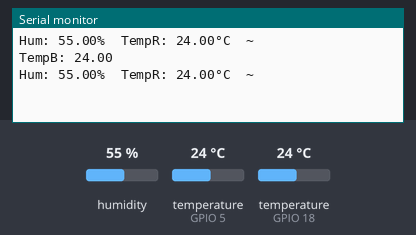
Recording of a sketch running on a simulated ESP32. Shown: the last lines printed to the serial monitor. The inputs (shaded band) are chosen by the test bench; at power-on: humidity 55 %, temperature (sensors on GPIO 5, GPIO 18) 24 °C. WiFi joins after 1.5 s; servers stay silent unless stated.

Above: at 3.0 s.
3.1 s: humidity set to 22 %
At 4.5 s:
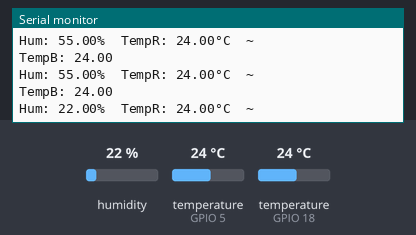
4.6 s: temperature (sensor on GPIO 5) set to 12 °C
At 5.5 s:
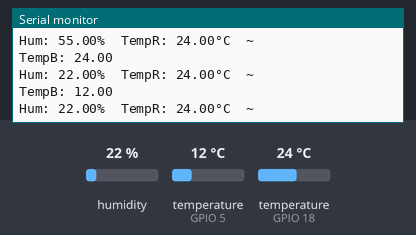
6.1 s: temperature (sensor on GPIO 18) set to 12 °C
At 7.0 s:
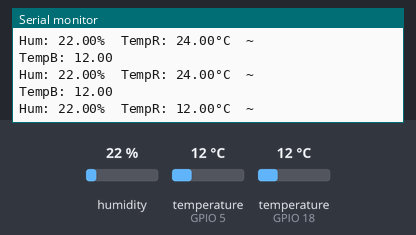
7.6 s: temperature (sensor on GPIO 5) set to 19 °C
At 8.6 s:
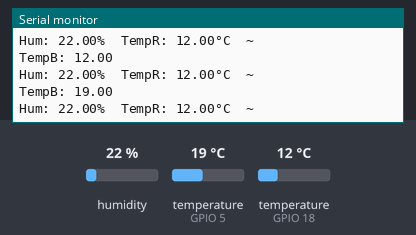
9.1 s: humidity set to 40 %
At 11.4 s:
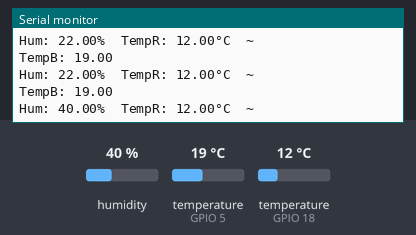
Timing chart, 0 to 11.6 s (numbered marks = the images above; inputs shaded):
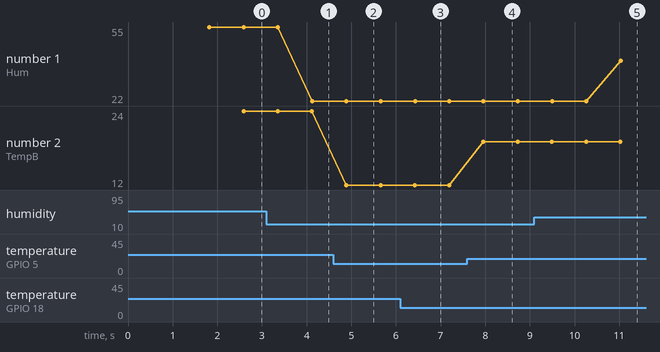

The sketch:

Code.ino
```cpp
//https://github.com/zakirahmedzas
//DROBAN

// For blynk App
#define BLYNK_PRINT Serial
#include <WiFi.h>
#include <WiFiClient.h>
#include <BlynkSimpleEsp32.h>
char auth[] = "kvLp1lIXncXkx6c_3jG8qTSJMQZZzWgi";
char ssid[] = "DIPF_Guest";
char pass[] = "Dipfoundation";

// For DHT22 Sensor
#include <DHT.h>
#define DHT22_PIN  18 // ESP32 pin GPIO21 connected to DHT22 sensor
DHT dht22(DHT22_PIN, DHT22);

// For DS18B20 Sensor
#include <OneWire.h>
#include <DallasTemperature.h>
#define ONE_WIRE_BUS 5
OneWire oneWire(ONE_WIRE_BUS);
DallasTemperature sensors(&oneWire);

void setup() {
  Serial.begin(9600);
  Blynk.begin(auth, ssid, pass, "blynk.cloud", 80);
  dht22.begin(); // For DHT22 Sensor
  sensors.begin(); // For DS18b20 Sensor


}

void loop() {
Blynk.run();

  // For DHT22 Sensor
  float humi  = dht22.readHumidity();
  // read temperature in Celsius
  float tempR = dht22.readTemperature();
  Serial.print("Hum: ");
  Serial.print(humi);
  Serial.print("%");
  Serial.print("  ");
  Serial.print("TempR: ");
  Serial.print(tempR);
  Serial.println("°C  ~  ");
  Blynk.virtualWrite(V3, humi);
  Blynk.virtualWrite(V4, tempR);

  // For DS18B20 Sensor
  sensors.requestTemperatures(); // Send the command to get temperatures
  float tempB = sensors.getTempCByIndex(0);
  Serial.print("TempB: ");
  Serial.println(tempB);
  Blynk.virtualWrite(V5, tempB);
}
```

Measured:
- after the input at 3.1 s, the serial monitor: prints a new line after 1.0 s (image 1)
- after the input at 4.6 s, the serial monitor: prints a new line after 0.29 s (image 2)
- after the input at 6.1 s, the serial monitor: prints a new line after 0.33 s (image 3)
- after the input at 7.6 s, the serial monitor: prints a new line after 0.36 s (image 4)
- after the input at 9.1 s, the serial monitor: prints a new line after 1.9 s (image 5)
- plotted number 1: 55 → 22 after the input at 3.1 s, 22 → 40 after the input at 9.1 s
- plotted number 2: 24 → 12 after the input at 4.6 s, 12 → 19 after the input at 7.6 s
